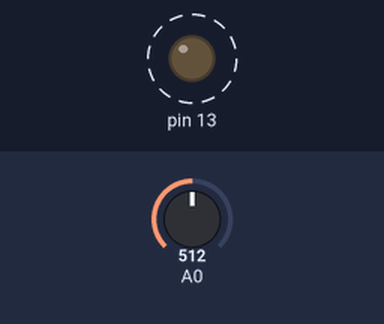
This sketch was run on a simulated Arduino Uno, built with avr-gcc and run on an emulated ATmega328P. Shown: output pins drawn as LEDs (lit = HIGH). Dashed ring = blinking. Inputs (shaded band) come from the test bench; at power-on: A0 = 512.

Above: at 1.8 s.
1.9 s: A0 set to 0
At 2.4 s:
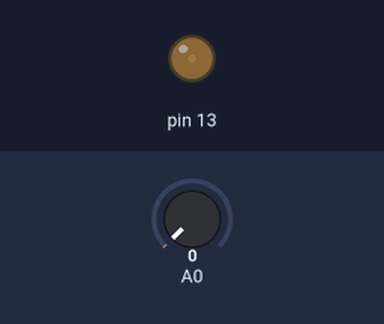
3.6 s: A0 set to 122
At 3.9 s:
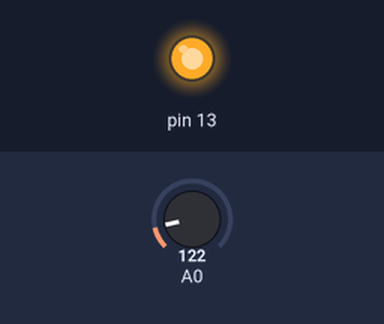
Timing chart, 0 to 13.1 s (numbered marks = the images above; inputs shaded):
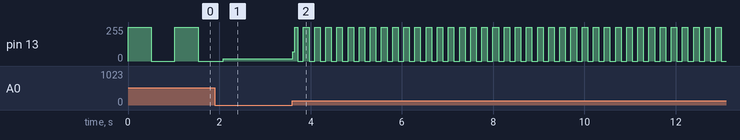

The sketch:

blinkRead.ino
```cpp
int waitTime;

void setup() {
  pinMode(13,OUTPUT);
}

void loop() {
  waitTime = analogRead(A0);

  digitalWrite(13,HIGH);
  delay(waitTime);

  digitalWrite(13,LOW);
  delay(waitTime);
}
```

Measured:
- after the input at 3.6 s, pin 13: 16/255 → 68/255 at once, then moves between 0/255 and 255/255, repeating every 0.24 s
- by itself, pin 13: alternates 255/255 for 0.51 s and 0/255 for 0.51 s
